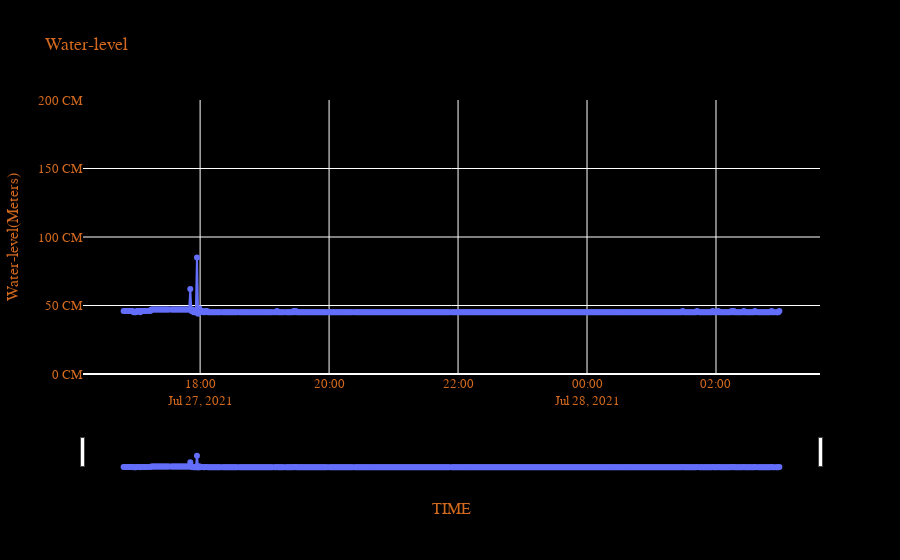

Notebook source saved alongside this figure:
### Markdown cell above
## Plotting the Level data
- The level data from the dataframe

### Code cell
fig = go.Figure()
fig.add_trace(go.Scatter(x=df_plot['time'], y=df_plot['level'],
                    mode='lines+markers',
                    name='lines+markers'))
fig.layout=go.Layout(
    plot_bgcolor = '#000000', 
    paper_bgcolor = '#000000',
    font=dict(family = "Courier New, monospace",size = 13, color = "#D2691E"),
    title = 'Water-level', 
    yaxis = {'autorange': False, 'range': [0, 200] ,'ticksuffix': ' CM' ,'gridcolor':'#FFFFFF','title': {'text':'Water-level(Meters)'}},
    xaxis=go.layout.XAxis(gridcolor = '#FFFFFF',title_text = "TIME", rangeslider = dict( visible = True), type = "date")
)
fig.show()

### Figure 1 — Plotly figure (JSON) as saved in the notebook; plotly's stock layout.template omitted (floating-point values rounded to 4 significant figures; data arrays with more than 128 entries replaced by an {"elided": "..."} marker saying what was removed)
{"data": [{"mode": "lines+markers", "name": "lines+markers", "type": "scatter", "x": {"elided": "578 str values"}, "y": {"elided": "578 int values"}}], "layout": {"font": {"color": "#D2691E", "family": "Courier New, monospace", "size": 13}, "paper_bgcolor": "#000000", "plot_bgcolor": "#000000", "title": {"text": "Water-level"}, "xaxis": {"gridcolor": "#FFFFFF", "rangeslider": {"visible": true}, "title": {"text": "TIME"}, "type": "date"}, "yaxis": {"autorange": false, "gridcolor": "#FFFFFF", "range": [0, 200], "ticksuffix": " CM", "title": {"text": "Water-level(Meters)"}}}}
